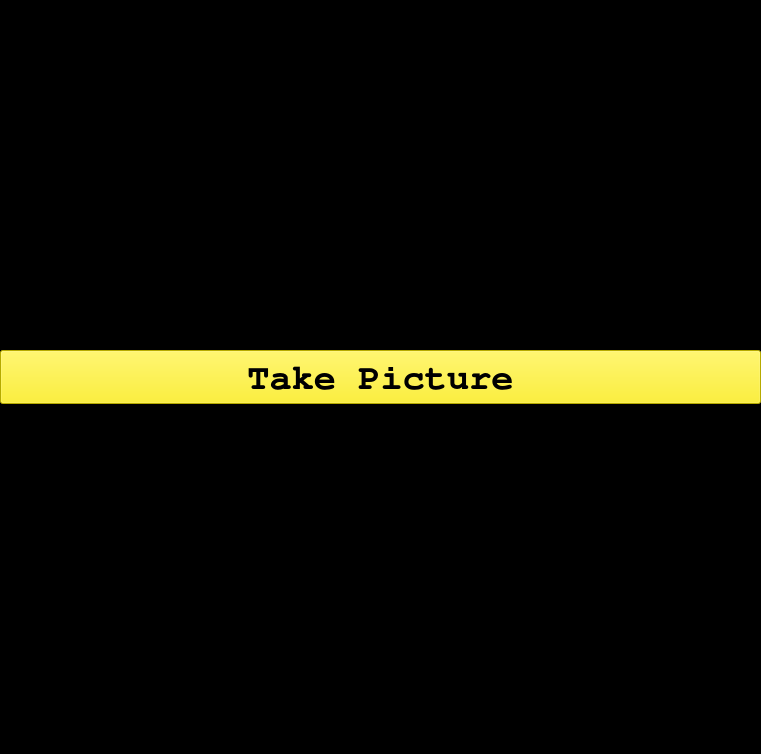
<?xml version="1.0" encoding="UTF-8"?>
<ui version="4.0">
 <class>Form</class>
 <widget class="QWidget" name="Form">
  <property name="windowTitle">
   <string>Form</string>
  </property>
  <property name="styleSheet">
   <string notr="true">background-color: rgb(0, 0, 0)</string>
  </property>
  <widget class="QPushButton" name="takePictureButton">
   <property name="geometry">
    <rect>
     <x>0</x>
     <y>350</y>
     <width>761</width>
     <height>54</height>
    </rect>
   </property>
   <property name="font">
    <font>
     <family>Nimbus Mono L</family>
     <pointsize>28</pointsize>
     <weight>75</weight>
     <bold>true</bold>
    </font>
   </property>
   <property name="styleSheet">
    <string notr="true">background-color: rgb(255, 238, 0)</string>
   </property>
   <property name="text">
    <string>Take Picture</string>
   </property>
  </widget>
 </widget>
 <resources/>
 <connections/>
</ui>
